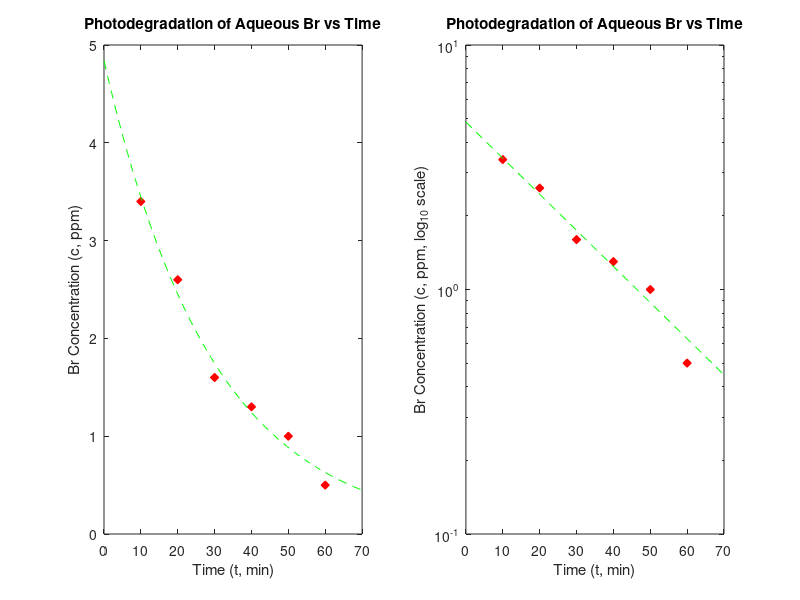

MATLAB code to generate this figure:
% Created by: Anthony H. Le
% Last updated: 01-21-2019

% CHE 581: Assignment 1
% Textbook (4th edition) Problems 2.1-2.7, 2.17, 2.18
% Due: 01-23-2019
%%
close all; % close all figures
clear; % clear workspace
clc; % clear command window

%% Problem 2.17
t = [10 20 30 40 50 60]; % min, provided in textbook
t2 = linspace(0, 70); % min, t = 0 to 70
c = [3.4 2.6 1.6 1.3 1.0 0.5]; % ppm, provided in textbook

c_t = 4.84 * exp(-0.034 * t2); % fucntion c(t)

figure()
% plot data and function w/ plot function
subplot(1, 2, 1);
plot(t, c, 'dr', 'MarkerFaceColor', 'r'); % red-filled, diamond markers
hold on;
plot(t2, c_t, '--g'); % green, dashed line
title('Photodegradation of Aqueous Br vs Time');
xlabel('Time (t, min)');
ylabel('Br Concentration (c, ppm)');
hold off;

% plot data and function w/ semilogy function
subplot(1, 2, 2);
semilogy(t, c, 'dr', 'MarkerFaceColor', 'r'); % red-filled, diamond markers
hold on;
semilogy(t2, c_t, '--g'); % green, dashed line
title('Photodegradation of Aqueous Br vs Time');
xlabel('Time (t, min)');
ylabel('Br Concentration (c, ppm, log_{10} scale)');
hold off;
